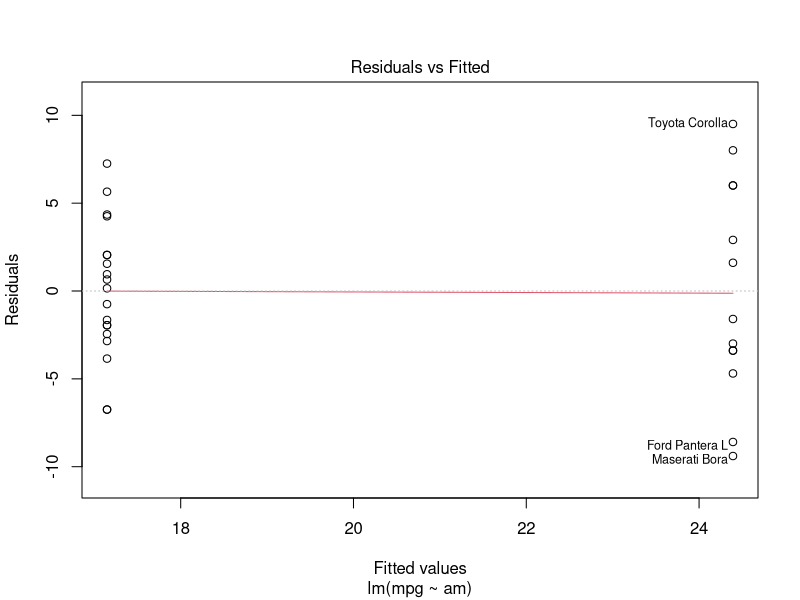
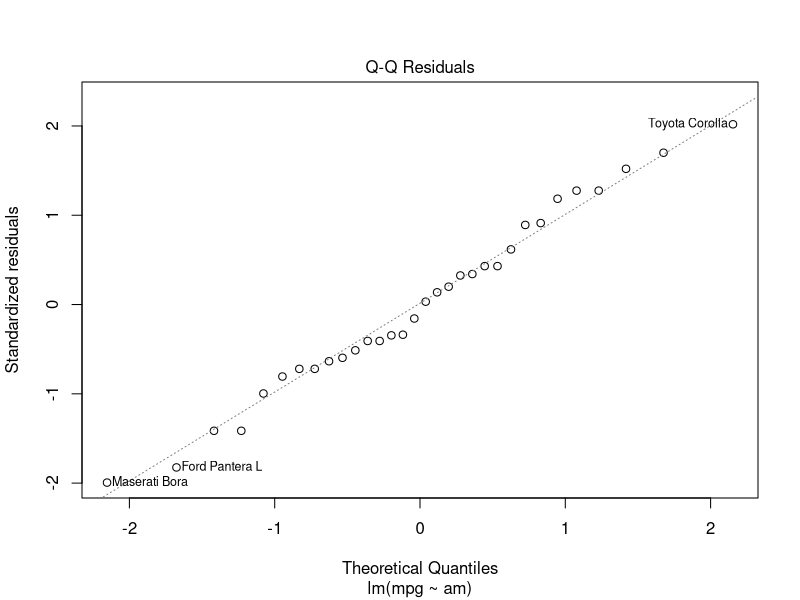
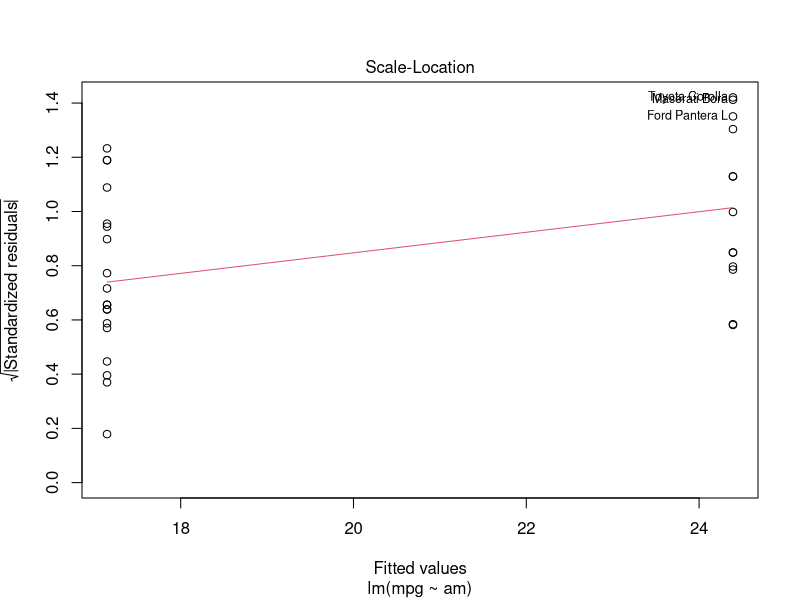
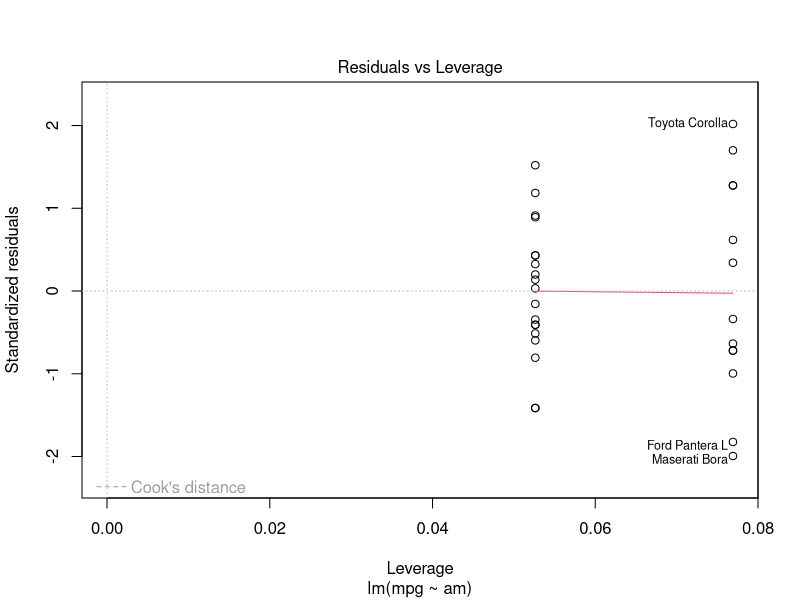
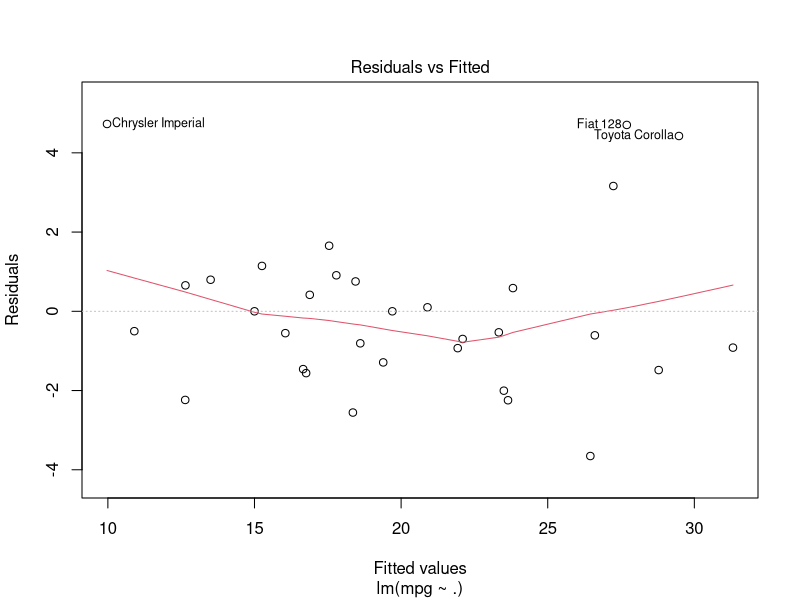
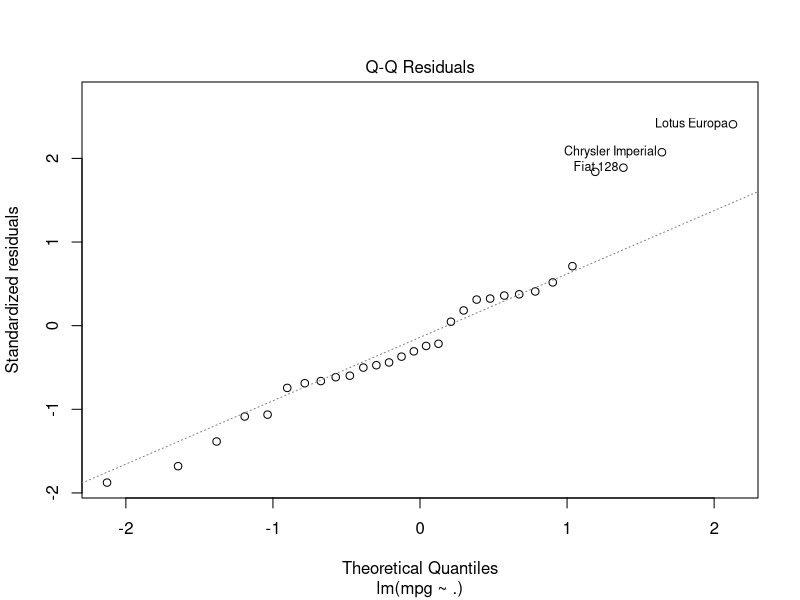
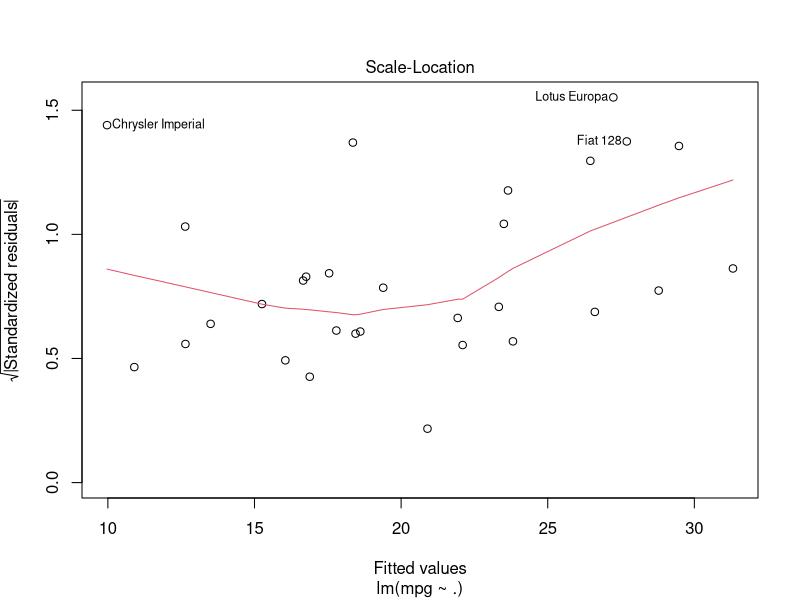
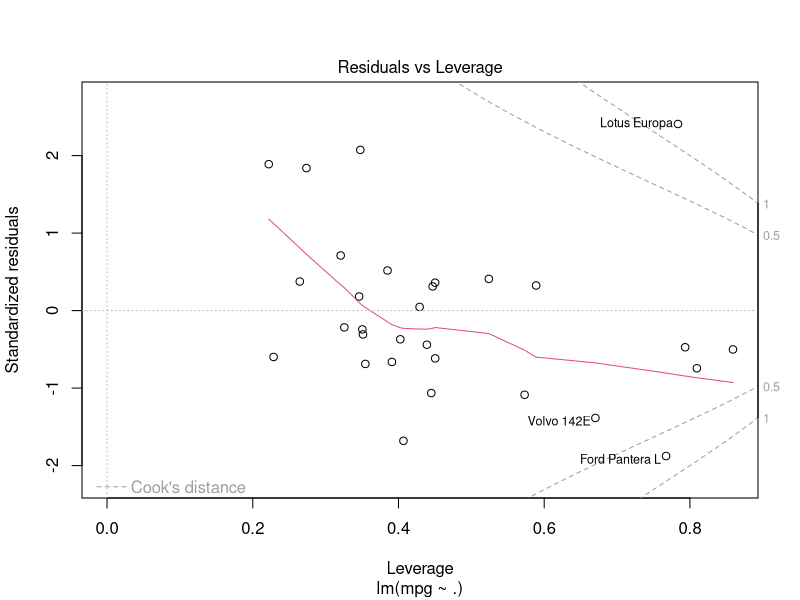

Reproduce these figures in R, in order.
## ---- chunk 1
sessionInfo()
## ---- chunk 2
rm(list=ls()); data("mtcars") 
## ---- chunk 3
any(is.na(mtcars)); colnames(mtcars)
## ---- chunk 4
data(mtcars)
mtcars$vs <- factor(mtcars$vs, labels = c("V-eng", "S-eng")); mtcars$am <- factor(mtcars$am, labels = c("Automatic", "Manual")); mtcars$gear <- factor(mtcars$gear); mtcars$carb <- factor(mtcars$carb)
head(mtcars,3)
## ---- chunk 5
fslrm <- lm(mpg ~ am, data = mtcars) 
coef(summary(fslrm))
plot(fslrm)
## ---- chunk 6
mlr1 <- lm(mpg ~ ., data = mtcars)
coef(summary(mlr1))
plot(mlr1)
## ---- chunk 7
data("mtcars")
names(mtcars)
fn1 <- lm(mpg ~ cyl + disp, data = mtcars)
fn2 <- update(fn1, mpg ~ cyl + disp + hp)
fn3 <- update(fn1, mpg ~ cyl + disp + hp + drat)
fn4 <- update(fn1, mpg ~ cyl + disp + hp + drat + wt)
fn5 <- update(fn1, mpg ~ cyl + disp + hp + drat + wt +  qsec)
fn6 <- update(fn1, mpg ~ cyl + disp + hp + drat + wt +  qsec + vs)
fn7 <- update(fn1, mpg ~ cyl + disp + hp + drat + wt +  qsec + vs +  am)
fn8 <- update(fn1,mpg ~ cyl + disp + hp + drat + wt +  qsec + vs +  am +  gear)
fn9 <- update(fn1,mpg ~ cyl + disp + hp + drat + wt +  qsec + vs +  am +  gear + carb)
anova(fn1, fn2, fn3, fn4, fn5, fn6, fn7, fn8, fn9) 

## ---- chunk 8
pairs(mpg ~ ., data = mtcars)
## ---- chunk 9
par(mfrow = c(2,1), mar = c(4,4,2,1)) # set margin
data("mtcars")
mtcars$vs <- factor(mtcars$vs, labels = c("V-block", "S-block")); mtcars$am <- factor(mtcars$am, labels = c("Auto", "Manual")); mtcars$gear <- factor(mtcars$gear); mtcars$carb <- factor(mtcars$carb)
head(mtcars,3)
hist(mtcars$mpg[mtcars$am=="Auto"], breaks=10, xlab = "Miles-Per-gallon", ylab = "Count", main = "Automatic Transmission", col = "yellow", xlim = range(5:40))
abline(v=mean(mtcars$mpg[mtcars$am=="Auto"]), col="red", lwd = 4)
hist(mtcars$mpg[mtcars$am=="Manual"], breaks=10, xlab = "Miles-Per-gallon", ylab = "Count", main = "Manual Transmission", col="lightblue", xlim = range(5:40))
abline(v=mean(mtcars$mpg[mtcars$am=="Manual"]), col="blue", lwd = 4)
## ---- chunk 10
data("mtcars")
data("mtcars")
mtcars$vs <- factor(mtcars$vs, labels = c("V-block", "S-block")); mtcars$am <- factor(mtcars$am, labels = c("Auto", "Manual")); mtcars$gear <- factor(mtcars$gear); mtcars$carb <- factor(mtcars$carb)
head(mtcars,3)
boxplot(mpg ~ am, data = mtcars, col = (c("yellow","lightblue")), ylab = "Miles-Per-Gallon", xlab = "Transmission", main =  "Automatic vs Manual Transmission Miles Per Gallon")
## ---- chunk 11
data("mtcars")
#qqPlot(fit?, main="Q-Q plot")
## ---- chunk 12
data("mtcars")
f1 <- lm(mpg ~ factor(am), data = mtcars)
coef(summary(f1))
library(ggplot2)

## ---- chunk 13
data("mtcars")
f2 <- lm(mpg ~ factor(am) + wt, data = mtcars)
coef(summary(f2))
f3 <- lm(mpg ~ factor(am) * wt, data = mtcars)
coef(summary(f3))
## ---- chunk 14
#To be inserted
## ---- chunk 15
#To be inserted
## ---- chunk 16
#plot(resid(fit?))
#abline(h=0)
## ---- chunk 17
# To be inserted
